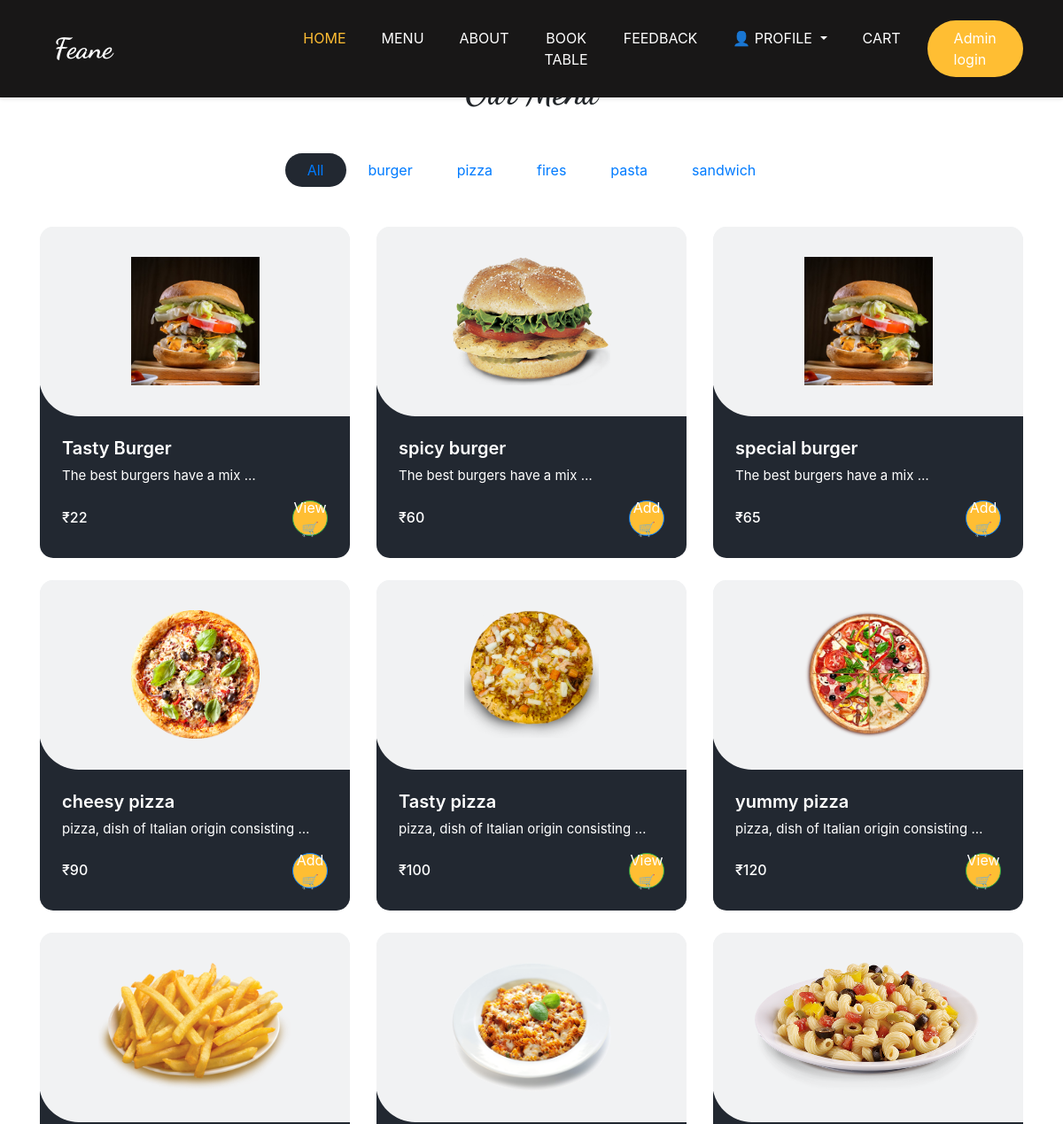
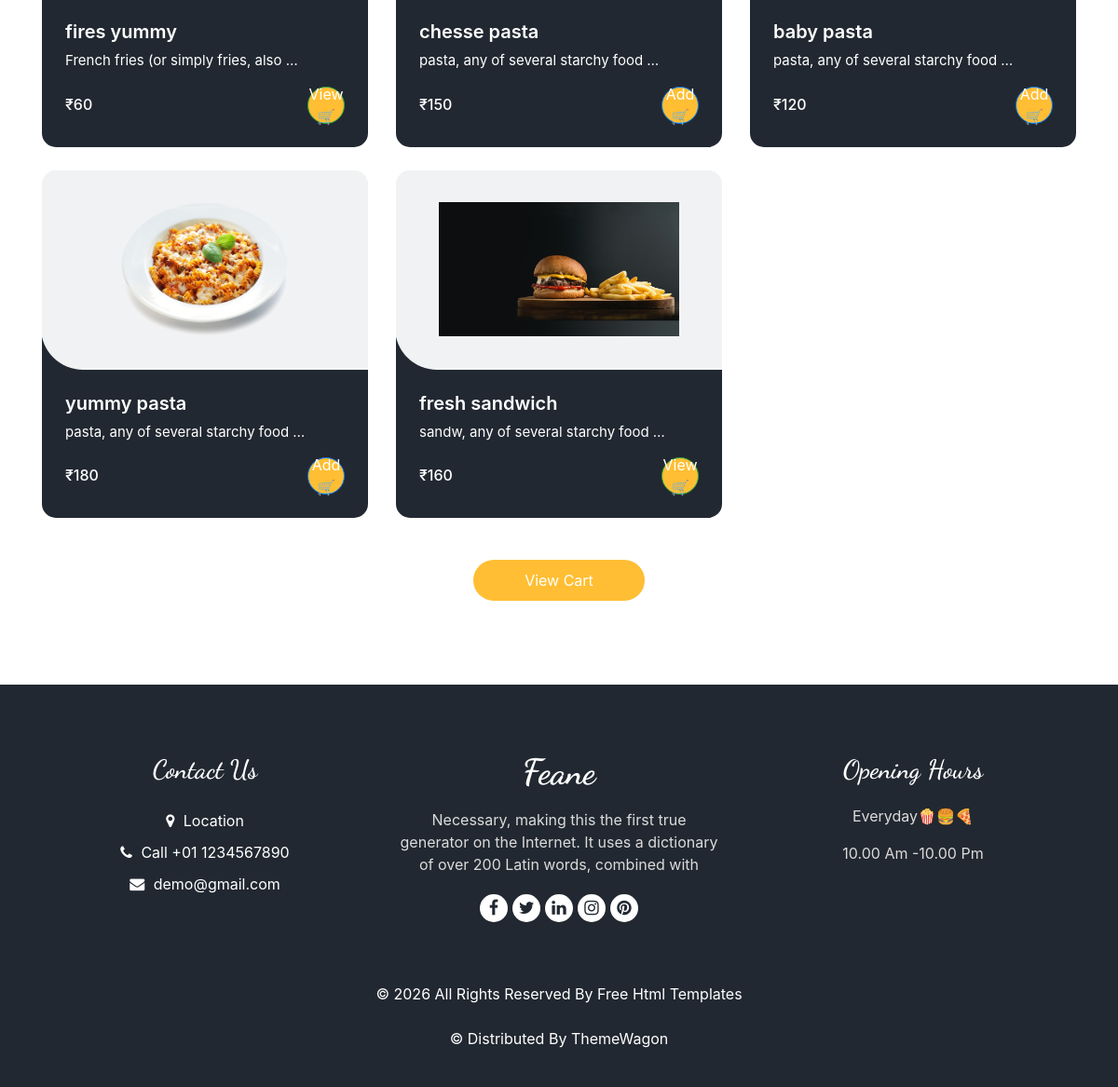
The page /menu/ (signed in) on the database its author committed (2 pictures, top to bottom).
### myapp/models.py (models this page shows, shortened)
class Item_list(models.Model):
    categeory_name = models.CharField(max_length=15)

class Items(models.Model):
    Item_name = models.CharField(max_length=15)
    description = models.TextField(max_length=200)
    price = models.IntegerField()
    categeory = models.ForeignKey(Item_list, related_name='Name', on_delete=models.CASCADE)
    image = models.ImageField(upload_to='items/')

### myapp/views.py (the view)
# urls.py: path('menu/', menuview, name="menu"),
@login_required
def menuview(request):
    selected_category = request.GET.get('category')
    if selected_category:
        items = Items.objects.filter(categeory__categeory_name=selected_category)
    else:
        items = Items.objects.all()
    categories = Item_list.objects.all()
    cart_items = set(Cart.objects.filter(user=request.user).values_list('item_id', flat=True))
    return render(request, 'menu.html', {
        'items': items,
        'categories': categories,
        'selected_category': selected_category,
        'cart_items': cart_items  # Pass only the logged-in user's cart items
    })

### templates/menu.html (shortened to what this page needs)
{% extends "base.html" %}
{% block main %}
<section class="food_section layout_padding-bottom">
    <div class="container">
        <div class="heading_container heading_center">
            <h2>Our Menu</h2>
        </div>
        <ul class="filters_menu">
            <li class="{% if not selected_category %}active{% endif %}">
                <a href="{% url 'menu' %}">All</a>
            </li>
            {% for category in categories %}
                <li class="{% if selected_category == category.categeory_name %}active{% endif %}">
                    <a href="{% url 'menu' %}?category={{ category.categeory_name }}">{{ category.categeory_name }}</a>
                </li>
            {% endfor %}
        </ul>
        <div class="filters-content">
            <div class="row">
                {% for item in items %}
                <div class="col-sm-6 col-lg-4">
                    <div class="box">
                        <div>
                            <div class="img-box">
                                <img src="{{ item.image.url }}" alt="{{ item.Item_name }}" data-toggle="modal" data-target="#itemModal{{ item.id }}">
                            </div>
                            <div class="detail-box">
                                <h5>{{ item.Item_name }}</h5>
                                <p>{{ item.description|truncatewords:6 }}</p>
                                <div class="options">
                                    <h6>₹{{ item.price }}</h6>
                                    {% if item.id in cart_items %}
                                        <a href="{% url 'cart' %}" class="btn btn-success">View 🛒</a>
                                    {% else %}
                                        <a href="{% url 'add_to_cart' item.id %}" class="btn btn-primary"> Add 🛒</a>
                                    {% endif %}
                                </div>
                            </div>
                        </div>
                    </div>
                </div>
                {% endfor %}
            </div>
        </div>
        <div class="btn-box">
            <a href="{% url 'cart' %}">View Cart</a>
        </div>
    </div>
</section>
<head>
    <link href="https://stackpath.bootstrapcdn.com/bootstrap/4.5.2/css/bootstrap.min.css" rel="stylesheet">
</head>
{% endblock main %}

### templates/base.html (shortened to what this page needs)
<!DOCTYPE html>
<html>
{% load static %}
<head>
  <link rel="stylesheet" type="text/css" href="{% static 'css/bootstrap.css' %}" />
  <link rel="stylesheet" type="text/css" href="https://cdnjs.cloudflare.com/ajax/libs/OwlCarousel2/2.3.4/assets/owl.carousel.min.css" />
  <link rel="stylesheet" href="https://cdnjs.cloudflare.com/ajax/libs/jquery-nice-select/1.1.0/css/nice-select.min.css" />
  <link href="css/font-awesome.min.css" rel="stylesheet" />
  <link href="{% static 'css/style.css' %}" rel="stylesheet" />
  <link href="{% static 'css/responsive.cs' %}" rel="stylesheet" />
</head>
<body {% block class  %} {% endblock class%}>
  <header class="header_section fixed-navbar">
    <div class="container">
      <nav class="navbar navbar-expand-lg custom_nav-container ">
        <a class="navbar-brand" href="{% url 'home' %}">
          <span>Feane</span>
        </a>
        <div class="collapse navbar-collapse" id="navbarSupportedContent">
          <ul class="navbar-nav  mx-auto ">
            <li class="nav-item active">
              <a class="nav-link" href="{% url 'home' %}">Home <span class="sr-only">(current)</span></a>
            </li>
            <li class="nav-item">
              <a class="nav-link" href="{% url 'menu' %}">Menu</a>
            </li>
            <li class="nav-item">
              <a class="nav-link" href="{% url 'about' %}">About</a>
            </li>
            <li class="nav-item">
              <a class="nav-link" href="{% url 'book_table' %}">Book Table</a>
            </li>
            <li class="nav-item">
              <a class="nav-link" href="{% url 'feedback' %}">Feedback</a>
            </li>
            {% if user.is_authenticated %}
              <li class="nav-item dropdown">
                <a class="nav-link dropdown-toggle" href="#" id="profileDropdown" role="button">
                👤 PROFILE
                </a>
              </li>
            {% endif %}
            <li class="nav-item">
              <a class="nav-link" href="{% url 'cart' %}">Cart</a>
            </li>
          </ul>
          <div class="user_option">
            <a href="admin/" class="order_online">
              Admin login
            </a>
          </div>
        </div>
      </nav>
    </div>
  </header>
  {% block main %}{% endblock main %}
  <footer class="footer_section">
    <div class="container">
      <div class="row">
        <div class="col-md-4 footer-col">
          <div class="footer_contact">
            <h4>
              Contact Us
            </h4>
            <div class="contact_link_box">
              <a href="">
                <i class="fa fa-map-marker" aria-hidden="true"></i>
                <span>
                  Location
                </span>
              </a>
              <a href="">
                <i class="fa fa-phone" aria-hidden="true"></i>
                <span>
                  Call +01 1234567890
                </span>
              </a>
              <a href="">
                <i class="fa fa-envelope" aria-hidden="true"></i>
                <span>
                  demo@gmail.com
                </span>
              </a>
            </div>
          </div>
        </div>
        <div class="col-md-4 footer-col">
          <div class="footer_detail">
            <a href="" class="footer-logo">
              Feane
            </a>
            <p>
              Necessary, making this the first true generator on the Internet. It uses a dictionary of over 200 Latin words, combined with
            </p>
            <div class="footer_social">
              <a href="">
                <i class="fa fa-facebook" aria-hidden="true"></i>
              </a>
              <a href="">
                <i class="fa fa-twitter" aria-hidden="true"></i>
              </a>
              <a href="">
                <i class="fa fa-linkedin" aria-hidden="true"></i>
              </a>
              <a href="">
                <i class="fa fa-instagram" aria-hidden="true"></i>
              </a>
              <a href="">
                <i class="fa fa-pinterest" aria-hidden="true"></i>
              </a>
            </div>
          </div>
        </div>
        <div class="col-md-4 footer-col">
          <h4>
            Opening Hours
          </h4>
          <p>
            Everyday🍿🍔🍕
          </p>
          <p>
            10.00 Am -10.00 Pm
          </p>
        </div>
      </div>
      <div class="footer-info">
        <p>
          &copy; <span id="displayYear"></span> All Rights Reserved By
          <a href="https://html.design/">Free Html Templates</a><br><br>
          &copy;  Distributed By
          <a href="https://themewagon.com/" target="_blank">ThemeWagon</a>
        </p>
      </div>
    </div>
  </footer>
</body>
</html>

### templates/base.html (style rules this page uses)
.fixed-navbar { position: fixed; top: 0; left: 0; width: 100%; z-index: 1000; background-color: #181717; box-shadow: 0 2px 4px rgba(0, 0, 0, 0.1); }
body { padding-top: 80px; }
.dropdown-toggle::after { display: none; }

### rows shown on the page
Item_list: categeory_name "burger"
Item_list: categeory_name "pizza"
Item_list: categeory_name "fires"
Item_list: categeory_name "pasta"
Item_list: categeory_name "sandwich"
Items: image (picture), Item_name "Tasty Burger", description "The best burgers have a mix …", price "22", shows "View 🛒"
Items: image (picture), Item_name "spicy burger", description "The best burgers have a mix …", price "60", shows "Add 🛒"
Items: image (picture), Item_name "special burger", description "The best burgers have a mix …", price "65", shows "Add 🛒"
Items: image (picture), Item_name "cheesy pizza", description "pizza, dish of Italian origin consisting …", price "90", shows "Add 🛒"
Items: image (picture), Item_name "Tasty pizza", description "pizza, dish of Italian origin consisting …", price "100", shows "View 🛒"
Items: image (picture), Item_name "yummy pizza", description "pizza, dish of Italian origin consisting …", price "120", shows "View 🛒"
Items: image (picture), Item_name "fires yummy", description "French fries (or simply fries, also …", price "60", shows "View 🛒"
Items: image (picture), Item_name "chesse pasta", description "pasta, any of several starchy food …", price "150", shows "Add 🛒"
Items: image (picture), Item_name "baby pasta", description "pasta, any of several starchy food …", price "120", shows "Add 🛒"
Items: image (picture), Item_name "yummy pasta", description "pasta, any of several starchy food …", price "180", shows "Add 🛒"
Items: image (picture), Item_name "fresh sandwich", description "sandw, any of several starchy food …", price "160", shows "View 🛒"
